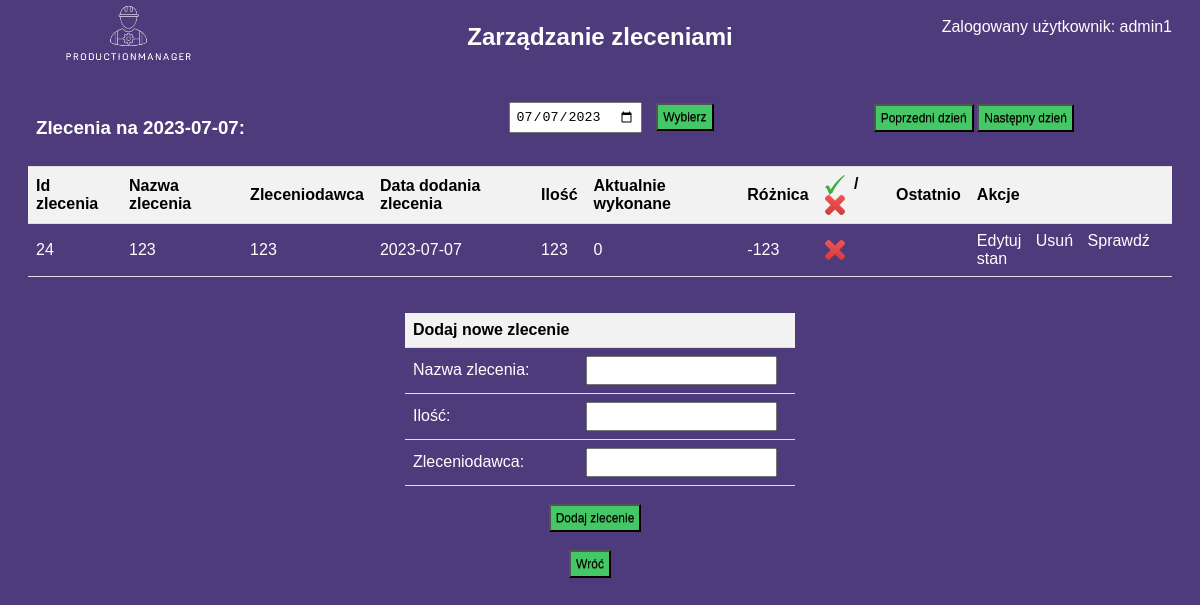
Screenshot of /zarzadzaj-zleceniami.php (signed in) with the database file from the repository.
### tables this page shows
CREATE TABLE `zlecenia` (
  `Id_zlecenia` int(11) NOT NULL,
  `nazwa_zlecenia` varchar(255) DEFAULT NULL,
  `ilosc` int(11) DEFAULT NULL,
  `zleceniodawca` varchar(255) DEFAULT NULL,
  `data_dodania_zlecenia` date DEFAULT NULL,
  `data_zrealizowania_zlecenia` date DEFAULT NULL
);

### zarzadzaj-zleceniami.php (the view, shortened to what this page needs)
<!DOCTYPE html>
<html>
<head>
    <link rel="stylesheet" type="text/css" href="css\zarzadzaj-zleceniami.css">
</head>
<body>
    <?php
    $host = "localhost";
    $dbname = "w64879_projekt";
    $username = "root";
    $password = "";
    try {
        $db = new PDO("mysql:host=$host;dbname=$dbname", $username, $password);
        $db->setAttribute(PDO::ATTR_ERRMODE, PDO::ERRMODE_EXCEPTION);
    } catch (PDOException $e) {
        die("Błąd połączenia z bazą danych: " . $e->getMessage());
    }
    function getZlecenia($date)
    {
        global $db;
        $stmt = $db->prepare("SELECT zlecenia.*, stan_zlecenia.ilosc AS wykonane, stan_zlecenia.ostatnia_zmiana FROM zlecenia LEFT JOIN stan_zlecenia ON zlecenia.Id_zlecenia = stan_zlecenia.Id_zlecenia WHERE zlecenia.data_zrealizowania_zlecenia = :date");
        $stmt->execute(array(':date' => $date));
        return $stmt->fetchAll(PDO::FETCH_ASSOC);
    }
    function formatDate($date)
    {
        return date("Y-m-d", strtotime($date));
    }
    if (isset($_GET['date'])) {
        $selectedDate = $_GET['date'];
    } else {
        $selectedDate = formatDate(date('Y-m-d'));
    }
    $zlecenia = getZlecenia($selectedDate);
    ?>
    <p style="text-align: right; zindex: 1; margin-top: -10px;">Zalogowany użytkownik: <?php echo $_SESSION['username']; ?></p>
    <img style="zindex: -9; margin-top: -85px;" class="logo" src="img/logo.png" width="200px">
    <center><h2 style="margin-top: -70px;">Zarządzanie zleceniami</h2></center>
    <br>
    <div class="kalendarz"><center>
	<table>
		<tr>
			<td>
				<h3>Zlecenia na <?php echo formatDate($selectedDate); ?>:</h3>
			</td>
			<td>
				<div class="fun1">
					<form action="<?php echo htmlspecialchars($_SERVER["PHP_SELF"]); ?>" method="GET">
						<input type="date" name="date" value="<?php echo $selectedDate; ?>" required>
						<input type="submit" value="Wybierz" class="bzaloguj">
					</form>
				</div>
			</td>
			<td>
				<div class="fun2">
					<form action="<?php echo htmlspecialchars($_SERVER["PHP_SELF"]); ?>" method="GET">
						<input type="submit" value="Poprzedni dzień" class="bzaloguj">
					</form>
				</div>
			</td>
			<td>
				<div class="fun3">
					<form action="<?php echo htmlspecialchars($_SERVER["PHP_SELF"]); ?>" method="GET">
						<input type="submit" value="Następny dzień" class="bzaloguj">
					</form>
				</div>
			</td>
		</tr>
	</table>
	</center>
</div>
<table>
	<tr>
		<th>Id zlecenia</th>
		<th>Nazwa zlecenia</th>
		<th>Zleceniodawca</th>
		<th>Data dodania zlecenia</th>
		<th>Ilość</th>
		<th>Aktualnie wykonane</th>
		<th>Różnica</th>
		<th><img src="img/v.png" width="20" height="20"> / <img src="img/x.jpg" width="20" height="20"></th>
		<th>Ostatnio</th>
		<th>Akcje</th>
	</tr>
	<?php foreach ($zlecenia as $zlecenie) { ?>
		<tr>
			<td><?php echo $zlecenie['Id_zlecenia']; ?></td>
			<td><?php echo $zlecenie['nazwa_zlecenia']; ?></td>
			<td><?php echo $zlecenie['zleceniodawca']; ?></td>
			<td><?php echo $zlecenie['data_dodania_zlecenia']; ?></td>
			<td><?php echo $zlecenie['ilosc']; ?></td>
			<td><?php echo $zlecenie['wykonane'] ?? '0'; ?></td>
			<td><?php echo $zlecenie['wykonane'] - ($zlecenie['ilosc'] ?? 0); ?></td>
			<td><?php echo ($zlecenie['ilosc'] <= ($zlecenie['wykonane'] ?? 0)) ? '<img src="img/v.png" width="20" height="20">' : '<img src="img/x.jpg" width="20" height="20">'; ?></td>
			<td><?php echo $zlecenie['ostatnia_zmiana']; ?></td>
			<td>
				<a href="edytuj_zlecenie.php?id=<?php echo $zlecenie['Id_zlecenia']; ?>">Edytuj</a>
				<a href="usun_zlecenie.php?id=<?php echo $zlecenie['Id_zlecenia']; ?>">Usuń</a>
				<a href="stan_zlecenia.php?id=<?php echo $zlecenie['Id_zlecenia']; ?>">Sprawdź stan</a>
			</td>
		</tr>
	<?php } ?>
</table>
<br><br>
<center>
	<table style="width: 390px;">
		<form action="dodaj_zlecenie.php" method="POST">
			<tr>
				<th>Dodaj nowe zlecenie</th>
				<th></th>
			</tr>
			<tr>
				<td> <label for="nazwa">Nazwa zlecenia:</label></td>
				<td><input type="text" name="nazwa" required></td>
			</tr>
			<tr>
				<td><label for="ilosc">Ilość:</label></td>
				<td><input type="text" name="ilosc" required></td>
			</tr>
			<tr>
				<td><label for="zleceniodawca">Zleceniodawca:</label></td>
				<td><input type="text" name="zleceniodawca" required></td>
			</tr>
	</table><br>
	<input type="submit" value="Dodaj zlecenie" class="bzaloguj"><br><br>
	<a href="index.php"><input type="submit" value="Wróć" class="bzaloguj"></a>
</center>
<br><br>

### CSS/zarzadzaj-zleceniami.css (style rules this page uses)
body { background-color: #4E3B7C; font-family: Tahoma, sans-serif; color: #fff; padding: 20px; }
.fun2 { margin-left: -120px; }
.fun3 { margin-left: -50px; }
.bzaloguj { background-color:#44c767; display:inline-block; cursor:pointer; color:#000; font-family:Arial; font-size:12px; padding:4px 15px; text-decoration:none; text-shadow:0px 1px 0px #2f6627; }
h2 { color: #fff; }
p { color: #fff; }
form { margin-bottom: 20px; }
input[type="date"], input[type="text"], input[type="submit"] { padding: 5px; margin-right: 10px; }
table { width: 100%; border-collapse: collapse; }
th, td { padding: 8px; text-align: left; border-bottom: 1px solid #ddd; }
th { background-color: #f2f2f2; color: #000; }
a { color: #fff; text-decoration: none; margin-right: 10px; }
img { vertical-align: middle; margin-right: 5px; }
h3 { margin-top: 20px; }

### zarzadzaj-zleceniami.php (style rules this page uses)
table { width: 100%; border-collapse: collapse; }
th, td { padding: 8px; text-align: left; border-bottom: 1px solid #ddd; }
th { background-color: #f2f2f2; }

### rows the page displays
zlecenia: Id_zlecenia "24", nazwa_zlecenia "123", zleceniodawca "123", data_dodania_zlecenia "2023-07-07", ilosc "123", wykonane "0", ilosc "-123"

### other values shown
$_SESSION['username'] "admin1"
formatDate($selectedDate) "2023-07-07"
